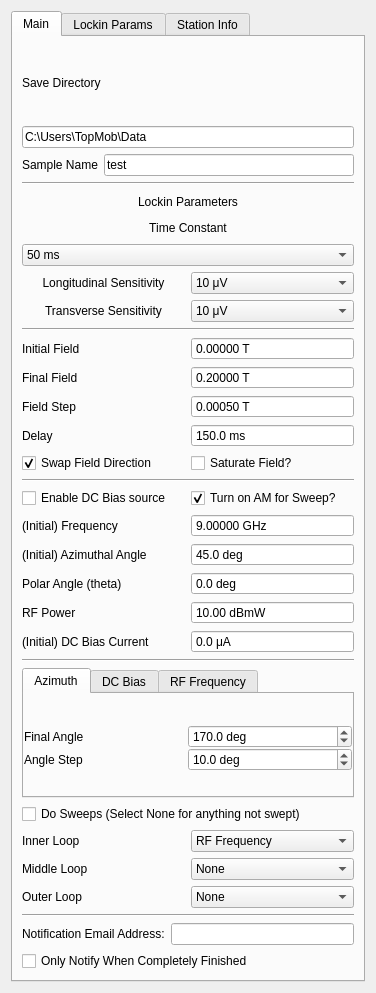
<?xml version="1.0" encoding="UTF-8"?>
<ui version="4.0">
 <class>Form</class>
 <widget class="QWidget" name="Form">
  <property name="geometry">
   <rect>
    <x>0</x>
    <y>0</y>
    <width>376</width>
    <height>993</height>
   </rect>
  </property>
  <property name="windowTitle">
   <string>Form</string>
  </property>
  <layout class="QVBoxLayout" name="verticalLayout">
   <item>
    <widget class="QTabWidget" name="tabWidget">
     <property name="currentIndex">
      <number>0</number>
     </property>
     <widget class="QWidget" name="tab">
      <attribute name="title">
       <string>Main</string>
      </attribute>
      <layout class="QVBoxLayout" name="verticalLayout_10">
       <item>
        <layout class="QGridLayout" name="save_params">
         <item row="2" column="0">
          <widget class="QLabel" name="label_12">
           <property name="enabled">
            <bool>true</bool>
           </property>
           <property name="text">
            <string>Sample Name</string>
           </property>
          </widget>
         </item>
         <item row="2" column="1">
          <widget class="QLineEdit" name="sample_name">
           <property name="text">
            <string>test</string>
           </property>
           <property name="placeholderText">
            <string>test</string>
           </property>
          </widget>
         </item>
         <item row="1" column="0" colspan="2">
          <widget class="QLineEdit" name="save_dir">
           <property name="text">
            <string>C:\Users\TopMob\Data</string>
           </property>
          </widget>
         </item>
         <item row="0" column="0" colspan="2">
          <widget class="QLabel" name="label_8">
           <property name="text">
            <string>Save Directory</string>
           </property>
          </widget>
         </item>
        </layout>
       </item>
       <item>
        <widget class="Line" name="line_3">
         <property name="orientation">
          <enum>Qt::Horizontal</enum>
         </property>
        </widget>
       </item>
       <item>
        <layout class="QGridLayout" name="lockin_params">
         <item row="0" column="0" colspan="2">
          <widget class="QLabel" name="label_7">
           <property name="text">
            <string>Lockin Parameters</string>
           </property>
           <property name="alignment">
            <set>Qt::AlignCenter</set>
           </property>
          </widget>
         </item>
         <item row="3" column="0">
          <widget class="QLabel" name="label_2">
           <property name="text">
            <string>Longitudinal Sensitivity</string>
           </property>
           <property name="alignment">
            <set>Qt::AlignCenter</set>
           </property>
          </widget>
         </item>
         <item row="2" column="0" colspan="2">
          <widget class="QComboBox" name="time_constant">
           <property name="currentText">
            <string>50 ms</string>
           </property>
           <property name="currentIndex">
            <number>10</number>
           </property>
           <item>
            <property name="text">
             <string>10 μs</string>
            </property>
           </item>
           <item>
            <property name="text">
             <string>20 μs</string>
            </property>
           </item>
           <item>
            <property name="text">
             <string>40 μs</string>
            </property>
           </item>
           <item>
            <property name="text">
             <string>80 μs</string>
            </property>
           </item>
           <item>
            <property name="text">
             <string>160 μs</string>
            </property>
           </item>
           <item>
            <property name="text">
             <string>320 μs</string>
            </property>
           </item>
           <item>
            <property name="text">
             <string>640 μs</string>
            </property>
           </item>
           <item>
            <property name="text">
             <string>5 ms</string>
            </property>
           </item>
           <item>
            <property name="text">
             <string>10 ms</string>
            </property>
           </item>
           <item>
            <property name="text">
             <string>20 ms</string>
            </property>
           </item>
           <item>
            <property name="text">
             <string>50 ms</string>
            </property>
           </item>
           <item>
            <property name="text">
             <string>100 ms</string>
            </property>
           </item>
           <item>
            <property name="text">
             <string>200 ms</string>
            </property>
           </item>
           <item>
            <property name="text">
             <string>500 ms</string>
            </property>
           </item>
           <item>
            <property name="text">
             <string>1 s</string>
            </property>
           </item>
           <item>
            <property name="text">
             <string>2 s</string>
            </property>
           </item>
           <item>
            <property name="text">
             <string>5 s</string>
            </property>
           </item>
           <item>
            <property name="text">
             <string>10 s</string>
            </property>
           </item>
           <item>
            <property name="text">
             <string>20 s</string>
            </property>
           </item>
           <item>
            <property name="text">
             <string>50 s</string>
            </property>
           </item>
           <item>
            <property name="text">
             <string>100 s</string>
            </property>
           </item>
           <item>
            <property name="text">
             <string>200 s</string>
            </property>
           </item>
           <item>
            <property name="text">
             <string>500 s</string>
            </property>
           </item>
           <item>
            <property name="text">
             <string>1 ks</string>
            </property>
           </item>
           <item>
            <property name="text">
             <string>2 ks</string>
            </property>
           </item>
           <item>
            <property name="text">
             <string>5 ks</string>
            </property>
           </item>
           <item>
            <property name="text">
             <string>10 ks</string>
            </property>
           </item>
           <item>
            <property name="text">
             <string>20 ks</string>
            </property>
           </item>
           <item>
            <property name="text">
             <string>50 ks</string>
            </property>
           </item>
          </widget>
         </item>
         <item row="4" column="0">
          <widget class="QLabel" name="label_50">
           <property name="text">
            <string>Transverse Sensitivity</string>
           </property>
           <property name="alignment">
            <set>Qt::AlignCenter</set>
           </property>
          </widget>
         </item>
         <item row="3" column="1">
          <widget class="QComboBox" name="sensitivityL">
           <property name="editable">
            <bool>false</bool>
           </property>
           <property name="currentIndex">
            <number>12</number>
           </property>
           <item>
            <property name="text">
             <string>0 V</string>
            </property>
           </item>
           <item>
            <property name="text">
             <string>2 nV</string>
            </property>
           </item>
           <item>
            <property name="text">
             <string>5 nV</string>
            </property>
           </item>
           <item>
            <property name="text">
             <string>10 nV</string>
            </property>
           </item>
           <item>
            <property name="text">
             <string>20 nV</string>
            </property>
           </item>
           <item>
            <property name="text">
             <string>50 nV</string>
            </property>
           </item>
           <item>
            <property name="text">
             <string>100 nV</string>
            </property>
           </item>
           <item>
            <property name="text">
             <string>200 nV</string>
            </property>
           </item>
           <item>
            <property name="text">
             <string>500 nV</string>
            </property>
           </item>
           <item>
            <property name="text">
             <string>1 μV</string>
            </property>
           </item>
           <item>
            <property name="text">
             <string>2 μV</string>
            </property>
           </item>
           <item>
            <property name="text">
             <string>5 μV</string>
            </property>
           </item>
           <item>
            <property name="text">
             <string>10 μV</string>
            </property>
           </item>
           <item>
            <property name="text">
             <string>20 μV</string>
            </property>
           </item>
           <item>
            <property name="text">
             <string>50 μV</string>
            </property>
           </item>
           <item>
            <property name="text">
             <string>100 μV</string>
            </property>
           </item>
           <item>
            <property name="text">
             <string>200 μV</string>
            </property>
           </item>
           <item>
            <property name="text">
             <string>500 μV</string>
            </property>
           </item>
           <item>
            <property name="text">
             <string>1 mV</string>
            </property>
           </item>
           <item>
            <property name="text">
             <string>2 mV</string>
            </property>
           </item>
           <item>
            <property name="text">
             <string>5 mV</string>
            </property>
           </item>
           <item>
            <property name="text">
             <string>10 mV</string>
            </property>
           </item>
           <item>
            <property name="text">
             <string>20 mV</string>
            </property>
           </item>
           <item>
            <property name="text">
             <string>50 mV</string>
            </property>
           </item>
           <item>
            <property name="text">
             <string>100 mV</string>
            </property>
           </item>
           <item>
            <property name="text">
             <string>200 mV</string>
            </property>
           </item>
           <item>
            <property name="text">
             <string>500 mV</string>
            </property>
           </item>
           <item>
            <property name="text">
             <string>1 V</string>
            </property>
           </item>
          </widget>
         </item>
         <item row="4" column="1">
          <widget class="QComboBox" name="sensitivityT">
           <property name="editable">
            <bool>false</bool>
           </property>
           <property name="currentIndex">
            <number>12</number>
           </property>
           <item>
            <property name="text">
             <string>0 V</string>
            </property>
           </item>
           <item>
            <property name="text">
             <string>2 nV</string>
            </property>
           </item>
           <item>
            <property name="text">
             <string>5 nV</string>
            </property>
           </item>
           <item>
            <property name="text">
             <string>10 nV</string>
            </property>
           </item>
           <item>
            <property name="text">
             <string>20 nV</string>
            </property>
           </item>
           <item>
            <property name="text">
             <string>50 nV</string>
            </property>
           </item>
           <item>
            <property name="text">
             <string>100 nV</string>
            </property>
           </item>
           <item>
            <property name="text">
             <string>200 nV</string>
            </property>
           </item>
           <item>
            <property name="text">
             <string>500 nV</string>
            </property>
           </item>
           <item>
            <property name="text">
             <string>1 μV</string>
            </property>
           </item>
           <item>
            <property name="text">
             <string>2 μV</string>
            </property>
           </item>
           <item>
            <property name="text">
             <string>5 μV</string>
            </property>
           </item>
           <item>
            <property name="text">
             <string>10 μV</string>
            </property>
           </item>
           <item>
            <property name="text">
             <string>20 μV</string>
            </property>
           </item>
           <item>
            <property name="text">
             <string>50 μV</string>
            </property>
           </item>
           <item>
            <property name="text">
             <string>100 μV</string>
            </property>
           </item>
           <item>
            <property name="text">
             <string>200 μV</string>
            </property>
           </item>
           <item>
            <property name="text">
             <string>500 μV</string>
            </property>
           </item>
           <item>
            <property name="text">
             <string>1 mV</string>
            </property>
           </item>
           <item>
            <property name="text">
             <string>2 mV</string>
            </property>
           </item>
           <item>
            <property name="text">
             <string>5 mV</string>
            </property>
           </item>
           <item>
            <property name="text">
             <string>10 mV</string>
            </property>
           </item>
           <item>
            <property name="text">
             <string>20 mV</string>
            </property>
           </item>
           <item>
            <property name="text">
             <string>50 mV</string>
            </property>
           </item>
           <item>
            <property name="text">
             <string>100 mV</string>
            </property>
           </item>
           <item>
            <property name="text">
             <string>200 mV</string>
            </property>
           </item>
           <item>
            <property name="text">
             <string>500 mV</string>
            </property>
           </item>
           <item>
            <property name="text">
             <string>1 V</string>
            </property>
           </item>
          </widget>
         </item>
         <item row="1" column="0" colspan="2">
          <widget class="QLabel" name="label_3">
           <property name="text">
            <string>Time Constant</string>
           </property>
           <property name="alignment">
            <set>Qt::AlignCenter</set>
           </property>
          </widget>
         </item>
        </layout>
       </item>
       <item>
        <widget class="Line" name="line_2">
         <property name="orientation">
          <enum>Qt::Horizontal</enum>
         </property>
        </widget>
       </item>
       <item>
        <layout class="QGridLayout" name="field_params">
         <item row="2" column="1">
          <widget class="QDoubleSpinBox" name="field_end">
           <property name="buttonSymbols">
            <enum>QAbstractSpinBox::NoButtons</enum>
           </property>
           <property name="suffix">
            <string> T</string>
           </property>
           <property name="decimals">
            <number>5</number>
           </property>
           <property name="minimum">
            <double>0.000000000000000</double>
           </property>
           <property name="maximum">
            <double>0.270000000000000</double>
           </property>
           <property name="singleStep">
            <double>0.000010000000000</double>
           </property>
           <property name="value">
            <double>0.200000000000000</double>
           </property>
          </widget>
         </item>
         <item row="1" column="1">
          <widget class="QDoubleSpinBox" name="field_start">
           <property name="buttonSymbols">
            <enum>QAbstractSpinBox::NoButtons</enum>
           </property>
           <property name="suffix">
            <string> T</string>
           </property>
           <property name="decimals">
            <number>5</number>
           </property>
           <property name="minimum">
            <double>0.000000000000000</double>
           </property>
           <property name="maximum">
            <double>0.270000000000000</double>
           </property>
           <property name="singleStep">
            <double>0.000010000000000</double>
           </property>
          </widget>
         </item>
         <item row="1" column="0">
          <widget class="QLabel" name="label_4">
           <property name="text">
            <string>Initial Field</string>
           </property>
          </widget>
         </item>
         <item row="3" column="1">
          <widget class="QDoubleSpinBox" name="field_step">
           <property name="buttonSymbols">
            <enum>QAbstractSpinBox::NoButtons</enum>
           </property>
           <property name="suffix">
            <string> T</string>
           </property>
           <property name="decimals">
            <number>5</number>
           </property>
           <property name="minimum">
            <double>0.000000000000000</double>
           </property>
           <property name="maximum">
            <double>0.300000000000000</double>
           </property>
           <property name="singleStep">
            <double>0.000010000000000</double>
           </property>
           <property name="value">
            <double>0.000500000000000</double>
           </property>
          </widget>
         </item>
         <item row="2" column="0">
          <widget class="QLabel" name="label_5">
           <property name="text">
            <string>Final Field</string>
           </property>
          </widget>
         </item>
         <item row="4" column="0">
          <widget class="QLabel" name="label_15">
           <property name="text">
            <string>Delay</string>
           </property>
          </widget>
         </item>
         <item row="4" column="1">
          <widget class="QDoubleSpinBox" name="delay">
           <property name="buttonSymbols">
            <enum>QAbstractSpinBox::NoButtons</enum>
           </property>
           <property name="suffix">
            <string> ms</string>
           </property>
           <property name="decimals">
            <number>1</number>
           </property>
           <property name="maximum">
            <double>5000.000000000000000</double>
           </property>
           <property name="value">
            <double>150.000000000000000</double>
           </property>
          </widget>
         </item>
         <item row="3" column="0">
          <widget class="QLabel" name="label_6">
           <property name="text">
            <string>Field Step</string>
           </property>
          </widget>
         </item>
         <item row="5" column="0">
          <widget class="QCheckBox" name="swap_field">
           <property name="text">
            <string>Swap Field Direction</string>
           </property>
           <property name="checked">
            <bool>true</bool>
           </property>
          </widget>
         </item>
         <item row="5" column="1">
          <widget class="QCheckBox" name="field_saturate">
           <property name="text">
            <string>Saturate Field?</string>
           </property>
          </widget>
         </item>
        </layout>
       </item>
       <item>
        <widget class="Line" name="line">
         <property name="orientation">
          <enum>Qt::Horizontal</enum>
         </property>
        </widget>
       </item>
       <item>
        <layout class="QGridLayout" name="initial_params">
         <item row="6" column="2">
          <widget class="QDoubleSpinBox" name="bias_start">
           <property name="buttonSymbols">
            <enum>QAbstractSpinBox::NoButtons</enum>
           </property>
           <property name="suffix">
            <string> μA</string>
           </property>
           <property name="decimals">
            <number>1</number>
           </property>
           <property name="minimum">
            <double>-101000.000000000000000</double>
           </property>
           <property name="maximum">
            <double>101000.000000000000000</double>
           </property>
           <property name="singleStep">
            <double>0.100000000000000</double>
           </property>
           <property name="value">
            <double>0.000000000000000</double>
           </property>
          </widget>
         </item>
         <item row="2" column="2">
          <widget class="QDoubleSpinBox" name="freq_start">
           <property name="buttonSymbols">
            <enum>QAbstractSpinBox::NoButtons</enum>
           </property>
           <property name="suffix">
            <string> GHz</string>
           </property>
           <property name="decimals">
            <number>5</number>
           </property>
           <property name="maximum">
            <double>20.000000000000000</double>
           </property>
           <property name="value">
            <double>9.000000000000000</double>
           </property>
          </widget>
         </item>
         <item row="3" column="2">
          <widget class="QDoubleSpinBox" name="azimuth_start">
           <property name="buttonSymbols">
            <enum>QAbstractSpinBox::NoButtons</enum>
           </property>
           <property name="suffix">
            <string> deg</string>
           </property>
           <property name="decimals">
            <number>1</number>
           </property>
           <property name="minimum">
            <double>-360.000000000000000</double>
           </property>
           <property name="maximum">
            <double>360.000000000000000</double>
           </property>
           <property name="singleStep">
            <double>0.500000000000000</double>
           </property>
           <property name="value">
            <double>45.000000000000000</double>
           </property>
          </widget>
         </item>
         <item row="2" column="1">
          <widget class="QLabel" name="label_29">
           <property name="text">
            <string>(Initial) Frequency</string>
           </property>
          </widget>
         </item>
         <item row="4" column="2">
          <widget class="QDoubleSpinBox" name="polar_angle">
           <property name="buttonSymbols">
            <enum>QAbstractSpinBox::NoButtons</enum>
           </property>
           <property name="suffix">
            <string> deg</string>
           </property>
           <property name="decimals">
            <number>1</number>
           </property>
           <property name="minimum">
            <double>-90.000000000000000</double>
           </property>
           <property name="maximum">
            <double>90.000000000000000</double>
           </property>
           <property name="singleStep">
            <double>0.010000000000000</double>
           </property>
          </widget>
         </item>
         <item row="5" column="1">
          <widget class="QLabel" name="label_13">
           <property name="text">
            <string>RF Power</string>
           </property>
          </widget>
         </item>
         <item row="4" column="1">
          <widget class="QLabel" name="label_17">
           <property name="text">
            <string>Polar Angle (theta)</string>
           </property>
          </widget>
         </item>
         <item row="3" column="1">
          <widget class="QLabel" name="label_14">
           <property name="text">
            <string>(Initial) Azimuthal Angle</string>
           </property>
          </widget>
         </item>
         <item row="5" column="2">
          <widget class="QDoubleSpinBox" name="rf_power">
           <property name="buttonSymbols">
            <enum>QAbstractSpinBox::NoButtons</enum>
           </property>
           <property name="suffix">
            <string> dBmW</string>
           </property>
           <property name="maximum">
            <double>50.000000000000000</double>
           </property>
           <property name="value">
            <double>10.000000000000000</double>
           </property>
          </widget>
         </item>
         <item row="6" column="1">
          <widget class="QLabel" name="label_20">
           <property name="text">
            <string>(Initial) DC Bias Current</string>
           </property>
          </widget>
         </item>
         <item row="1" column="1">
          <widget class="QCheckBox" name="use_bias">
           <property name="text">
            <string>Enable DC Bias source</string>
           </property>
          </widget>
         </item>
         <item row="1" column="2">
          <widget class="QCheckBox" name="AM_modulation">
           <property name="text">
            <string>Turn on AM for Sweep?</string>
           </property>
           <property name="checked">
            <bool>true</bool>
           </property>
          </widget>
         </item>
        </layout>
       </item>
       <item>
        <widget class="Line" name="line_4">
         <property name="orientation">
          <enum>Qt::Horizontal</enum>
         </property>
        </widget>
       </item>
       <item>
        <widget class="QTabWidget" name="sweep_type_tab">
         <property name="enabled">
          <bool>true</bool>
         </property>
         <property name="sizePolicy">
          <sizepolicy hsizetype="Expanding" vsizetype="Preferred">
           <horstretch>0</horstretch>
           <verstretch>0</verstretch>
          </sizepolicy>
         </property>
         <property name="maximumSize">
          <size>
           <width>500</width>
           <height>16777215</height>
          </size>
         </property>
         <property name="tabPosition">
          <enum>QTabWidget::North</enum>
         </property>
         <property name="currentIndex">
          <number>0</number>
         </property>
         <widget class="QWidget" name="angle_tab">
          <attribute name="title">
           <string>Azimuth</string>
          </attribute>
          <layout class="QVBoxLayout" name="verticalLayout_5">
           <property name="spacing">
            <number>0</number>
           </property>
           <property name="leftMargin">
            <number>0</number>
           </property>
           <property name="topMargin">
            <number>6</number>
           </property>
           <property name="rightMargin">
            <number>0</number>
           </property>
           <property name="bottomMargin">
            <number>0</number>
           </property>
           <item>
            <layout class="QGridLayout" name="angle_params">
             <item row="0" column="0">
              <widget class="QLabel" name="label_19">
               <property name="text">
                <string>Final Angle</string>
               </property>
              </widget>
             </item>
             <item row="0" column="1">
              <widget class="QDoubleSpinBox" name="azimuth_end">
               <property name="suffix">
                <string> deg</string>
               </property>
               <property name="decimals">
                <number>1</number>
               </property>
               <property name="maximum">
                <double>360.000000000000000</double>
               </property>
               <property name="singleStep">
                <double>0.500000000000000</double>
               </property>
               <property name="value">
                <double>170.000000000000000</double>
               </property>
              </widget>
             </item>
             <item row="1" column="1">
              <widget class="QDoubleSpinBox" name="azimuth_step">
               <property name="suffix">
                <string> deg</string>
               </property>
               <property name="decimals">
                <number>1</number>
               </property>
               <property name="maximum">
                <double>360.000000000000000</double>
               </property>
               <property name="singleStep">
                <double>0.500000000000000</double>
               </property>
               <property name="value">
                <double>10.000000000000000</double>
               </property>
              </widget>
             </item>
             <item row="1" column="0">
              <widget class="QLabel" name="label_9">
               <property name="text">
                <string>Angle Step</string>
               </property>
              </widget>
             </item>
            </layout>
           </item>
          </layout>
         </widget>
         <widget class="QWidget" name="bias_tab">
          <attribute name="title">
           <string>DC Bias</string>
          </attribute>
          <layout class="QVBoxLayout" name="verticalLayout_2">
           <property name="spacing">
            <number>0</number>
           </property>
           <property name="leftMargin">
            <number>0</number>
           </property>
           <property name="topMargin">
            <number>6</number>
           </property>
           <property name="rightMargin">
            <number>0</number>
           </property>
           <property name="bottomMargin">
            <number>0</number>
           </property>
           <item>
            <layout class="QGridLayout" name="gridLayout">
             <item row="0" column="0">
              <widget class="QLabel" name="label_16">
               <property name="text">
                <string>Final Bias Current</string>
               </property>
              </widget>
             </item>
             <item row="0" column="1">
              <widget class="QDoubleSpinBox" name="bias_end">
               <property name="suffix">
                <string> μA</string>
               </property>
               <property name="decimals">
                <number>1</number>
               </property>
               <property name="minimum">
                <double>-101001.000000000000000</double>
               </property>
               <property name="maximum">
                <double>101000.000000000000000</double>
               </property>
               <property name="singleStep">
                <double>0.100000000000000</double>
               </property>
               <property name="value">
                <double>1000.000000000000000</double>
               </property>
              </widget>
             </item>
             <item row="1" column="0">
              <widget class="QLabel" name="label_18">
               <property name="text">
                <string>Bias Current Step</string>
               </property>
              </widget>
             </item>
             <item row="1" column="1">
              <widget class="QDoubleSpinBox" name="bias_step">
               <property name="suffix">
                <string> μA</string>
               </property>
               <property name="decimals">
                <number>1</number>
               </property>
               <property name="minimum">
                <double>0.000000000000000</double>
               </property>
               <property name="maximum">
                <double>101000.000000000000000</double>
               </property>
               <property name="singleStep">
                <double>0.100000000000000</double>
               </property>
               <property name="value">
                <double>500.000000000000000</double>
               </property>
              </widget>
             </item>
            </layout>
           </item>
          </layout>
         </widget>
         <widget class="QWidget" name="freq_tab">
          <attribute name="title">
           <string>RF Frequency</string>
          </attribute>
          <layout class="QVBoxLayout" name="verticalLayout_8">
           <property name="spacing">
            <number>0</number>
           </property>
           <property name="leftMargin">
            <number>0</number>
           </property>
           <property name="topMargin">
            <number>6</number>
           </property>
           <property name="rightMargin">
            <number>0</number>
           </property>
           <property name="bottomMargin">
            <number>0</number>
           </property>
           <item>
            <layout class="QGridLayout" name="freq_params">
             <item row="0" column="0">
              <widget class="QLabel" name="label_10">
               <property name="text">
                <string>Final Frequency</string>
               </property>
              </widget>
             </item>
             <item row="0" column="1">
              <widget class="QDoubleSpinBox" name="freq_end">
               <property name="suffix">
                <string> GHz</string>
               </property>
               <property name="maximum">
                <double>20.000000000000000</double>
               </property>
               <property name="singleStep">
                <double>0.500000000000000</double>
               </property>
               <property name="value">
                <double>10.000000000000000</double>
               </property>
              </widget>
             </item>
             <item row="1" column="0">
              <widget class="QLabel" name="label_11">
               <property name="text">
                <string>Frequency Step</string>
               </property>
              </widget>
             </item>
             <item row="1" column="1">
              <widget class="QDoubleSpinBox" name="freq_step">
               <property name="suffix">
                <string> GHz</string>
               </property>
               <property name="maximum">
                <double>20.000000000000000</double>
               </property>
               <property name="singleStep">
                <double>0.500000000000000</double>
               </property>
               <property name="value">
                <double>1.000000000000000</double>
               </property>
              </widget>
             </item>
            </layout>
           </item>
          </layout>
         </widget>
        </widget>
       </item>
       <item>
        <widget class="QCheckBox" name="do_sweeps">
         <property name="text">
          <string>Do Sweeps (Select None for anything not swept)</string>
         </property>
        </widget>
       </item>
       <item>
        <layout class="QGridLayout" name="gridLayout_2">
         <item row="1" column="0">
          <widget class="QLabel" name="label_22">
           <property name="text">
            <string>Middle Loop</string>
           </property>
          </widget>
         </item>
         <item row="2" column="0">
          <widget class="QLabel" name="label_23">
           <property name="text">
            <string>Outer Loop</string>
           </property>
          </widget>
         </item>
         <item row="0" column="0">
          <widget class="QLabel" name="label_21">
           <property name="text">
            <string>Inner Loop</string>
           </property>
          </widget>
         </item>
         <item row="0" column="1">
          <widget class="QComboBox" name="sweep_param_1">
           <property name="currentIndex">
            <number>2</number>
           </property>
           <item>
            <property name="text">
             <string>Field Azimuth</string>
            </property>
           </item>
           <item>
            <property name="text">
             <string>DC Bias</string>
            </property>
           </item>
           <item>
            <property name="text">
             <string>RF Frequency</string>
            </property>
           </item>
           <item>
            <property name="text">
             <string>None</string>
            </property>
           </item>
          </widget>
         </item>
         <item row="1" column="1">
          <widget class="QComboBox" name="sweep_param_2">
           <property name="currentIndex">
            <number>3</number>
           </property>
           <item>
            <property name="text">
             <string>Field Azimuth</string>
            </property>
           </item>
           <item>
            <property name="text">
             <string>DC Bias</string>
            </property>
           </item>
           <item>
            <property name="text">
             <string>RF Frequency</string>
            </property>
           </item>
           <item>
            <property name="text">
             <string>None</string>
            </property>
           </item>
          </widget>
         </item>
         <item row="2" column="1">
          <widget class="QComboBox" name="sweep_param_3">
           <property name="currentIndex">
            <number>3</number>
           </property>
           <item>
            <property name="text">
             <string>Field Azimuth</string>
            </property>
           </item>
           <item>
            <property name="text">
             <string>DC Bias</string>
            </property>
           </item>
           <item>
            <property name="text">
             <string>RF Frequency</string>
            </property>
           </item>
           <item>
            <property name="text">
             <string>None</string>
            </property>
           </item>
          </widget>
         </item>
        </layout>
       </item>
       <item>
        <widget class="Line" name="line_5">
         <property name="orientation">
          <enum>Qt::Horizontal</enum>
         </property>
        </widget>
       </item>
       <item>
        <layout class="QHBoxLayout" name="horizontalLayout">
         <item>
          <widget class="QLabel" name="label_24">
           <property name="text">
            <string>Notification Email Address:</string>
           </property>
          </widget>
         </item>
         <item>
          <widget class="QLineEdit" name="notify_email"/>
         </item>
        </layout>
       </item>
       <item>
        <widget class="QCheckBox" name="notify_at_end">
         <property name="text">
          <string>Only Notify When Completely Finished</string>
         </property>
        </widget>
       </item>
      </layout>
     </widget>
     <widget class="QWidget" name="tab_2">
      <attribute name="title">
       <string>Lockin Params</string>
      </attribute>
      <layout class="QVBoxLayout" name="verticalLayout_7">
       <item>
        <layout class="QGridLayout" name="gridLayout_3">
         <item row="3" column="1">
          <widget class="QDoubleSpinBox" name="lockin_ac_gainL">
           <property name="buttonSymbols">
            <enum>QAbstractSpinBox::NoButtons</enum>
           </property>
           <property name="suffix">
            <string> dB</string>
           </property>
           <property name="maximum">
            <double>50.000000000000000</double>
           </property>
           <property name="value">
            <double>20.000000000000000</double>
           </property>
          </widget>
         </item>
         <item row="0" column="0">
          <widget class="QLabel" name="label">
           <property name="text">
            <string>AM Frequency</string>
           </property>
          </widget>
         </item>
         <item row="5" column="0">
          <widget class="QLabel" name="label_52">
           <property name="text">
            <string>Longitudinal Sense Mode</string>
           </property>
          </widget>
         </item>
         <item row="3" column="0">
          <widget class="QLabel" name="label_13">
           <property name="text">
            <string>Longitudinal AC Gain</string>
           </property>
          </widget>
         </item>
         <item row="1" column="1">
          <widget class="QDoubleSpinBox" name="phaseL">
           <property name="buttonSymbols">
            <enum>QAbstractSpinBox::NoButtons</enum>
           </property>
           <property name="suffix">
            <string> deg</string>
           </property>
           <property name="minimum">
            <double>-360.000000000000000</double>
           </property>
           <property name="maximum">
            <double>360.000000000000000</double>
           </property>
          </widget>
         </item>
         <item row="0" column="1">
          <widget class="QDoubleSpinBox" name="AM_freq">
           <property name="buttonSymbols">
            <enum>QAbstractSpinBox::NoButtons</enum>
           </property>
           <property name="suffix">
            <string> Hz</string>
           </property>
           <property name="maximum">
            <double>99999.000000000000000</double>
           </property>
           <property name="value">
            <double>1713.000000000000000</double>
           </property>
          </widget>
         </item>
         <item row="5" column="1">
          <widget class="QComboBox" name="lockin_sense_modeL">
           <property name="currentIndex">
            <number>2</number>
           </property>
           <item>
            <property name="text">
             <string>A</string>
            </property>
           </item>
           <item>
            <property name="text">
             <string>-B</string>
            </property>
           </item>
           <item>
            <property name="text">
             <string>A-B</string>
            </property>
           </item>
          </widget>
         </item>
         <item row="1" column="0">
          <widget class="QLabel" name="label_51">
           <property name="text">
            <string>Longitudinal Phase Offset</string>
           </property>
          </widget>
         </item>
         <item row="2" column="0">
          <widget class="QLabel" name="label_53">
           <property name="text">
            <string>Transverse Phase Offset</string>
           </property>
          </widget>
         </item>
         <item row="2" column="1">
          <widget class="QDoubleSpinBox" name="phaseT">
           <property name="buttonSymbols">
            <enum>QAbstractSpinBox::NoButtons</enum>
           </property>
           <property name="suffix">
            <string> deg</string>
           </property>
           <property name="minimum">
            <double>-360.000000000000000</double>
           </property>
           <property name="maximum">
            <double>360.000000000000000</double>
           </property>
          </widget>
         </item>
         <item row="6" column="0">
          <widget class="QLabel" name="label_54">
           <property name="text">
            <string>Transverse Sense Mode</string>
           </property>
          </widget>
         </item>
         <item row="6" column="1">
          <widget class="QComboBox" name="lockin_sense_modeT">
           <property name="currentIndex">
            <number>2</number>
           </property>
           <item>
            <property name="text">
             <string>A</string>
            </property>
           </item>
           <item>
            <property name="text">
             <string>-B</string>
            </property>
           </item>
           <item>
            <property name="text">
             <string>A-B</string>
            </property>
           </item>
          </widget>
         </item>
         <item row="4" column="0">
          <widget class="QLabel" name="label_25">
           <property name="text">
            <string>Longitudinal AC Gain</string>
           </property>
          </widget>
         </item>
         <item row="4" column="1">
          <widget class="QDoubleSpinBox" name="lockin_ac_gainT">
           <property name="buttonSymbols">
            <enum>QAbstractSpinBox::NoButtons</enum>
           </property>
           <property name="suffix">
            <string> dB</string>
           </property>
           <property name="maximum">
            <double>50.000000000000000</double>
           </property>
           <property name="value">
            <double>20.000000000000000</double>
           </property>
          </widget>
         </item>
        </layout>
       </item>
       <item>
        <spacer name="verticalSpacer">
         <property name="orientation">
          <enum>Qt::Vertical</enum>
         </property>
         <property name="sizeHint" stdset="0">
          <size>
           <width>20</width>
           <height>764</height>
          </size>
         </property>
        </spacer>
       </item>
      </layout>
     </widget>
     <widget class="QWidget" name="tab_3">
      <attribute name="title">
       <string>Station Info</string>
      </attribute>
      <layout class="QVBoxLayout" name="verticalLayout_4">
       <item>
        <layout class="QGridLayout" name="station_params">
         <item row="0" column="0">
          <widget class="QLabel" name="label_12">
           <property name="enabled">
            <bool>true</bool>
           </property>
           <property name="text">
            <string>Probe Station</string>
           </property>
          </widget>
         </item>
         <item row="0" column="1">
          <widget class="QLabel" name="station_name">
           <property name="enabled">
            <bool>true</bool>
           </property>
          </widget>
         </item>
         <item row="2" column="0" colspan="2">
          <widget class="QLineEdit" name="calib_file"/>
         </item>
         <item row="1" column="0">
          <widget class="QLabel" name="label_12">
           <property name="enabled">
            <bool>true</bool>
           </property>
           <property name="text">
            <string>Calibration File</string>
           </property>
          </widget>
         </item>
        </layout>
       </item>
       <item>
        <spacer name="verticalSpacer_2">
         <property name="orientation">
          <enum>Qt::Vertical</enum>
         </property>
         <property name="sizeHint" stdset="0">
          <size>
           <width>20</width>
           <height>842</height>
          </size>
         </property>
        </spacer>
       </item>
      </layout>
     </widget>
    </widget>
   </item>
  </layout>
 </widget>
 <resources/>
 <connections/>
</ui>
